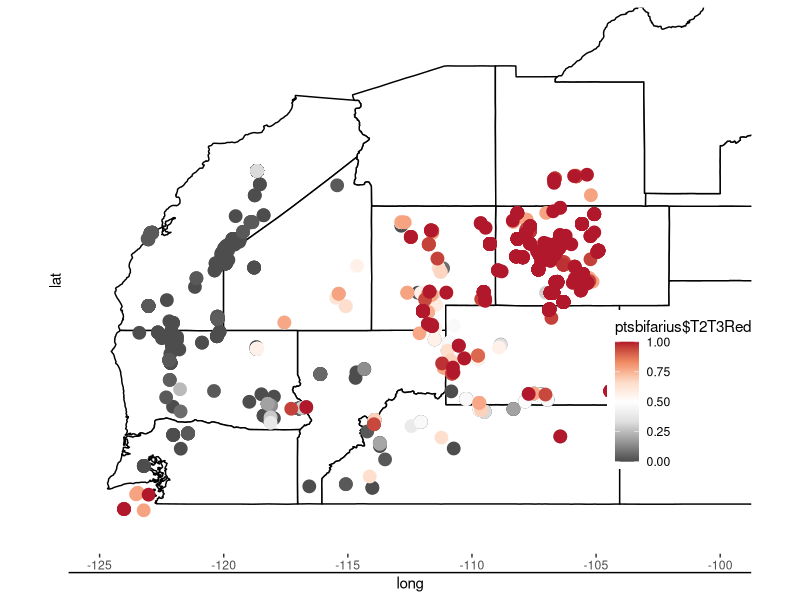
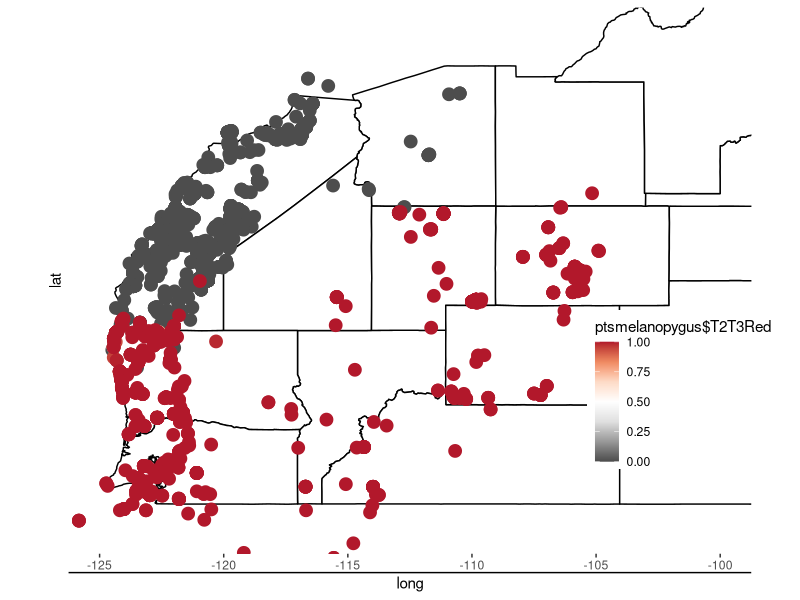
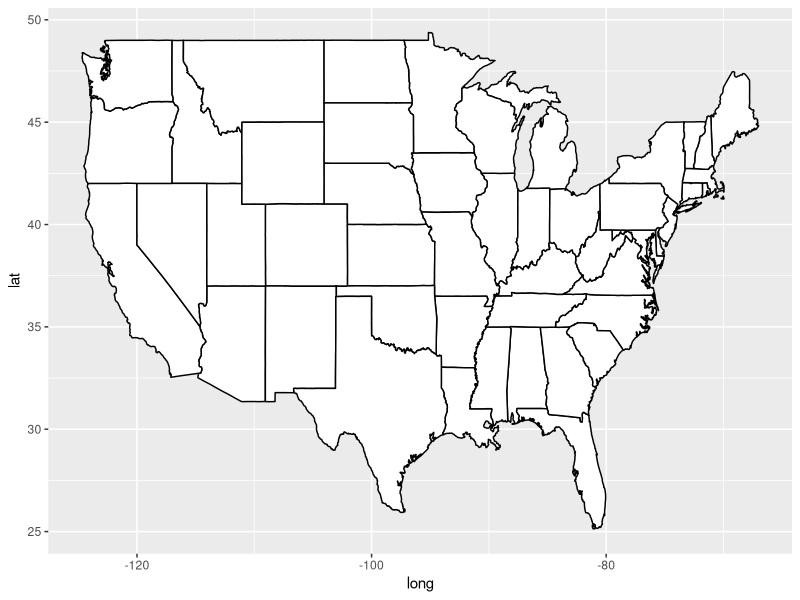

R code for these plots, in order: (Note: this script raises an error after producing the figures.)
#load libraries
library(ggplot2)
library(maps)
library(ggthemes)
library(data.table)

#set working directory
setwd("/Users/brianaezray/Desktop/CH1/Data Files")

#Map United States with state boundaries
usa<-map_data("usa")
states<-map_data("state")
ggplot(data=states)+geom_polygon(aes(x=long, y=lat,group=group),color="black", fill="white")->usmap

#read in raw data
ptsbifarius<-fread("ColorMimicryBifarius.csv")
ptsmelanopygus<-fread("ColorMimicryMelanopygus.csv")
ptsflavifrons<-fread("ColorMimicryFlavifrons.csv")

#Plot bifarius point distribution of color forms
bifarius<-usmap + geom_point(data=ptsbifarius,mapping=aes(x=Lon, y=Lat, color=ptsbifarius$T2T3Red),size=4)+scale_color_distiller(palette = "RdGy",direction = -1)+ coord_fixed(xlim=c(-125,-100), ylim=c(50,30))+theme_classic()+theme(legend.position=c(0.9,0.3))

#Plot melanopygus point distribution of color forms
melanopygus<-usmap + geom_point(data=ptsmelanopygus,mapping=aes(x=Lon, y=Lat, color=ptsmelanopygus$T2T3Red),size=4)+scale_color_distiller(palette = "RdGy",direction = -1)+ coord_fixed(xlim=c(-125,-100), ylim=c(50,30))+theme_classic()+theme(legend.position=c(0.9,0.3))

#Plot flavifrons point distribution of color forms
flavifrons<-usmap + geom_point(data=ptsflavifrons,mapping=aes(x=Lon, y=Lat, color=ptsflavifrons$T2T3Red),size=4)+scale_color_distiller(palette = "RdGy",direction = -1)+ coord_fixed(xlim=c(-125,-100), ylim=c(50,30))+theme_classic()+theme(legend.position=c(0.9,0.3))

